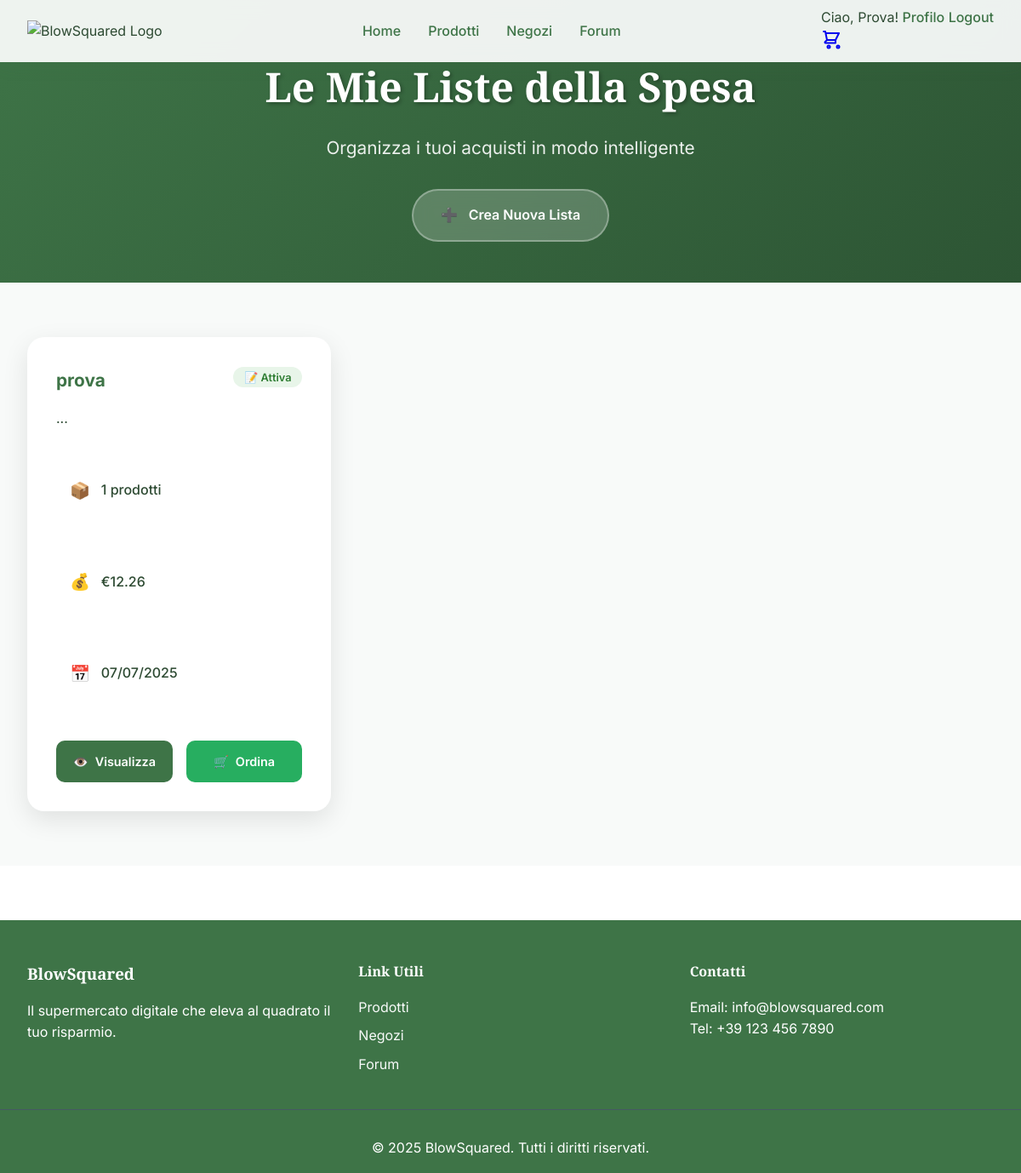
The page /utenti/liste-spesa/ (signed in) on the database its author committed.
### utenti/models.py (models this page shows, shortened)
class ListaSpesa(models.Model):
    nome = models.CharField(
        max_length=100,
        help_text="Nome della lista (es: 'Spesa settimanale', 'Cena romantica')"
    )
    utente = models.ForeignKey(
        User,
        on_delete=models.CASCADE,
        related_name='liste_spesa',
        help_text="Utente proprietario della lista"
    )
    descrizione = models.TextField(
        blank=True,
        null=True,
        help_text="Descrizione opzionale della lista"
    )
    data_creazione = models.DateTimeField(
        auto_now_add=True,
        help_text="Data di creazione della lista"
    )
    data_modifica = models.DateTimeField(
        auto_now=True,
        help_text="Data dell'ultima modifica"
    )
    completata = models.BooleanField(
        default=False,
        help_text="Indica se la lista è stata completata/acquistata"
    )
    condivisa = models.BooleanField(
        default=False,
        help_text="Indica se la lista può essere condivisa con altri utenti"
    )
    class Meta:
        verbose_name = "Lista della Spesa"
        verbose_name_plural = "Liste della Spesa"
        ordering = ['-data_modifica', '-data_creazione']
    @property
    def numero_prodotti(self):
        return self.elementi.count()
    @property
    def prezzo_stimato(self):
        totale = 0
        for elemento in self.elementi.all():
            prezzo_prodotto = elemento.prodotto.prezzo
            if elemento.prodotto.sconto > 0:
                prezzo_prodotto = prezzo_prodotto * (100 - elemento.prodotto.sconto) / 100
            totale += prezzo_prodotto * elemento.quantita
        return totale

class ElementoLista(models.Model):
    lista = models.ForeignKey(
        ListaSpesa,
        on_delete=models.CASCADE,
        related_name='elementi'
    )
    prodotto = models.ForeignKey('prodotti.Prodotto', on_delete=models.CASCADE)
    quantita = models.PositiveIntegerField(default=1)
    note = models.TextField(blank=True, null=True)
    priorita = models.IntegerField(default=0, choices=[
        (0, 'Normale'),
        (1, 'Alta'),
        (2, 'Urgente')
    ])
    data_aggiunta = models.DateTimeField(auto_now_add=True)
    class Meta:
        unique_together = ('lista', 'prodotto')
        verbose_name = 'Elemento Lista'
        verbose_name_plural = 'Elementi Lista'
        ordering = ['-priorita', 'data_aggiunta']

### prodotti/models.py (models this page shows, shortened)
class Prodotto(models.Model):
    CATEGORIE = [
        ('latticini', 'Latticini'),
        ('carne', 'Carne e Pesce'),
        ('fresco', 'Fresco (Pesce e Frutti di Mare)'),
        ('verdura', 'Verdura'),
        ('frutta', 'Frutta'),
        ('conserve', 'Conserve e Sottoli'),
        ('pasta', 'Pasta e Riso'),
        ('olio', 'Olio e Condimenti'),
        ('spezie', 'Spezie e Aromi'),
        ('proteine', 'Proteine Vegetali'),
        ('snack', 'Snack e Merende'),
        ('cereali', 'Cereali e Derivati'),
        ('bevande', 'Bevande'),
        ('dolci', 'Dolci e Snack'),
        ('surgelati', 'Surgelati'),
        ('altro', 'Altro'),
    ]
    nome = models.CharField(max_length=200)
    marca = models.CharField(max_length=100)
    categoria = models.CharField(max_length=50, choices=CATEGORIE)
    descrizione = models.TextField(blank=True)
    codice_a_barre = models.CharField(max_length=50, unique=True)
    peso = models.CharField(max_length=50)
    data_scadenza = models.DateField()
    foto = models.ImageField(upload_to='prodotti/', blank=True)
    valori_nutrizionali = models.JSONField(default=dict, blank=True)
    prezzo = models.DecimalField(max_digits=8, decimal_places=2)
    sconto = models.DecimalField(max_digits=5, decimal_places=2, default=0,
                                validators=[MinValueValidator(0), MaxValueValidator(70)])
    stock = models.PositiveIntegerField(default=0)
    ingredienti = models.TextField(blank=True)
    numero_recensioni = models.PositiveIntegerField(default=0)
    negozi = models.ManyToManyField(
        'negozi.Negozio',
        related_name='prodotti_disponibili',
        blank=True,
        help_text="Negozi dove questo prodotto è disponibile. Lascia vuoto per renderlo disponibile in tutti i negozi."
    )

### utenti/views.py (the view)
# urls.py: path('liste-spesa/', views.liste_spesa_view, name='liste_spesa'),
@login_required
def liste_spesa_view(request):
    from .models import ListaSpesa
    try:
        liste_spesa = ListaSpesa.objects.filter(utente=request.user).order_by('-data_modifica')
        context = {
            'liste_spesa': liste_spesa,
        }
        return render(request, 'utenti/liste_spesa.html', context)
    except Exception:
        messages.error(request, 'Sistema liste non ancora configurato. Esegui le migrazioni.')
        return redirect('utenti:profile')

### utenti/templates/utenti/liste_spesa.html (shortened to what this page needs)
{% extends 'base.html' %}
{% load static %}
{% block content %}
<section class="lists-header-section">
  <div class="lists-header-container">
    <h1 class="lists-title">Le Mie Liste della Spesa</h1>
    <p class="lists-subtitle">Organizza i tuoi acquisti in modo intelligente</p>
    <a href="{% url 'utenti:crea_lista' %}" class="btn-create-list">
      <span class="btn-icon">➕</span>
      Crea Nuova Lista
    </a>
  </div>
</section>
<section class="lists-content-section">
  <div class="lists-container">
    {% if liste_spesa %}
      <div class="lists-grid">
        {% for lista in liste_spesa %}
        <div class="list-card {% if lista.completata %}completed{% endif %}">
          <div class="list-header">
            <h3 class="list-name">{{ lista.nome }}</h3>
            <div class="list-status">
              {% if lista.completata %}
                <span class="status-badge completed">✅ Completata</span>
              {% else %}
                <span class="status-badge active">📝 Attiva</span>
              {% endif %}
            </div>
          </div>
          {% if lista.descrizione %}
          <p class="list-description">{{ lista.descrizione|truncatechars:100 }}</p>
          {% endif %}
          <div class="list-stats">
            <div class="stat-item">
              <span class="stat-icon">📦</span>
              <span class="stat-text">{{ lista.numero_prodotti }} prodotti</span>
            </div>
            <div class="stat-item">
              <span class="stat-icon">💰</span>
              <span class="stat-text">€{{ lista.prezzo_stimato|floatformat:2 }}</span>
            </div>
            <div class="stat-item">
              <span class="stat-icon">📅</span>
              <span class="stat-text">{{ lista.data_modifica|date:"d/m/Y" }}</span>
            </div>
          </div>
          <div class="list-actions">
            <a href="{% url 'utenti:dettaglio_lista' lista.id %}" class="btn-action primary">
              <span class="btn-icon">👁️</span>
              Visualizza
            </a>
            {% if not lista.completata %}
            <a href="{% url 'utenti:ordina_lista' lista.id %}" class="btn-action success">
              <span class="btn-icon">🛒</span>
              Ordina
            </a>
            {% endif %}
          </div>
        </div>
        {% endfor %}
      </div>
    {% endif %}
  </div>
</section>
{% endblock %}
{% block extra_css %}
<link rel="stylesheet" href="{% static 'css/liste-spesa.css' %}">
{% endblock %}

### BlowSquared/templates/includes/navbar.html (shortened to what this page needs)
{% load static %}
<nav class="navbar">
  <div class="nav-container">
    <div class="nav-logo">
      <img src="{% static 'img/logo.png' %}" alt="BlowSquared Logo" class="logo-img">
    </div>
    <div class="nav-menu">
      <a href="{% url 'home' %}" class="nav-link">Home</a>
      {% if user.is_authenticated and user.profilo.negozio_preferito %}
        <a href="{% url 'prodotti:list' %}" class="nav-link">Prodotti</a>
      {% else %}
        <a href="{% url 'negozi:seleziona_negozio' %}" class="nav-link" title="Seleziona prima un negozio">Prodotti</a>
      {% endif %}
      <a href="{% url 'negozi:seleziona_negozio' %}" class="nav-link">Negozi</a>
      {% if user.is_authenticated %}
        <a href="{% url 'forum:home' %}" class="nav-link">Forum</a>
      {% endif %}
    </div>
    <div class="nav-auth">
      {% if user.is_authenticated %}
        <div class="user-menu">
          <span class="user-greeting">Ciao, {{ user.username }}!</span>
          {% if user.dipendente %}
            <a href="{% url 'dipendenti:dashboard' %}" class="nav-link">Dashboard</a>
          {% elif user.dirigente %}
            <a href="{% url 'dirigenti:dashboard' %}" class="nav-link">Dashboard</a>
          {% else %}
            <a href="{% url 'utenti:profile' %}" class="nav-link">Profilo</a>
          {% endif %}
          <a href="{% url 'utenti:logout' %}" class="nav-link logout-link">Logout</a>
        </div>
      {% endif %}
      <div class="nav-cart">
        {% if user.is_authenticated %}
          <a href="{% url 'carrello:visualizza' %}" class="cart-link" title="Vai al carrello">
        {% else %}
          <a href="{% url 'utenti:signup' %}" class="cart-link" title="Registrati per usare il carrello">
        {% endif %}
          <div class="cart-icon-container">
          </div>
        </a>
      </div>
    </div>
  </div>
</nav>

### static/css/style.css (style rules this page uses)
:root { --primary-color: rgb(62, 116, 71); --secondary-color: rgb(222, 174, 82); --accent-color: rgb(45, 85, 52); --light-color: #f8faf9; --dark-color: #2d4a32; --font-primary: 'Playfair Display', serif; --font-secondary: 'Inter', sans-serif; }
* { margin: 0; padding: 0; box-sizing: border-box; }
body { font-family: var(--font-secondary); line-height: 1.6; color: var(--dark-color); }
.navbar { background: rgba(248, 250, 249, 0.95); backdrop-filter: blur(10px); box-shadow: 0 2px 20px rgba(62, 116, 71, 0.15); position: fixed; top: 0; width: 100%; z-index: 1000; padding: 0.5rem 0; transition: all 0.3s ease; }
.nav-container { max-width: 1200px; margin: 0 auto; display: flex; align-items: center; justify-content: space-between; padding: 0 2rem; }
.nav-logo .logo-img { height: 60px; width: auto; transition: all 0.3s ease; }
.nav-menu { display: flex; gap: 2rem; flex: 1; justify-content: center; }
.nav-link { text-decoration: none; color: var(--primary-color); font-weight: 500; transition: color 0.3s ease; position: relative; }
.nav-link::after { content: ''; position: absolute; bottom: -5px; left: 0; width: 0; height: 2px; background: var(--secondary-color); transition: width 0.3s ease; }

### static/css/home.css (style rules this page uses)
.stat-item { text-align: center; transition: transform 0.3s ease; padding: 2rem 1rem; }

### static/css/liste-spesa.css (style rules this page uses)
.lists-header-section { background: linear-gradient(135deg, var(--primary-color) 0%, var(--accent-color) 100%); color: white; padding: 4rem 0 3rem; text-align: center; }
.lists-header-container { max-width: 1400px; margin: 0 auto; padding: 0 2rem; }
.lists-title { font-family: var(--font-primary); font-size: 3rem; font-weight: 900; margin-bottom: 1rem; text-shadow: 2px 2px 4px rgba(0, 0, 0, 0.3); }
.lists-subtitle { font-size: 1.3rem; margin-bottom: 2rem; opacity: 0.9; }
.btn-create-list { background: rgba(255, 255, 255, 0.2); color: white; border: 2px solid rgba(255, 255, 255, 0.3); padding: 1rem 2rem; border-radius: 50px; font-weight: 600; text-decoration: none; display: inline-flex; align-items: center; gap: 0.8rem; transition: all 0.3s ease; backdrop-filter: blur(10px); }
.lists-content-section { padding: 4rem 0; background: var(--light-color); }
.lists-container { max-width: 1400px; margin: 0 auto; padding: 0 2rem; }
.lists-grid { display: grid; grid-template-columns: repeat(auto-fill, minmax(350px, 1fr)); gap: 2rem; }
.list-card { background: white; border-radius: 20px; padding: 2rem; box-shadow: 0 10px 30px rgba(0, 0, 0, 0.1); border: 2px solid transparent; transition: all 0.3s ease; }
.list-header { display: flex; justify-content: space-between; align-items: flex-start; margin-bottom: 1rem; }
.list-name { font-size: 1.3rem; font-weight: 700; color: var(--primary-color); margin: 0; }
.status-badge { padding: 0.3rem 0.8rem; border-radius: 15px; font-size: 0.8rem; font-weight: 600; }
.status-badge.active { background: #e8f5e9; color: #2e7d32; }
.list-description { color: var(--dark-color); margin-bottom: 1.5rem; line-height: 1.6; }
.list-stats { display: flex; flex-direction: column; gap: 0.8rem; margin-bottom: 2rem; }
.stat-item { display: flex; align-items: center; gap: 0.8rem; }
.stat-icon { font-size: 1.2rem; }
.stat-text { font-weight: 500; color: var(--dark-color); }
.list-actions { display: flex; gap: 1rem; }
.btn-action { flex: 1; padding: 0.8rem 1rem; border-radius: 10px; text-decoration: none; font-weight: 600; font-size: 0.9rem; text-align: center; display: flex; align-items: center; justify-content: center; gap: 0.5rem; transition: all 0.3s ease; }
.btn-action.primary { background: var(--primary-color); color: white; }
.btn-action.success { background: #27ae60; color: white; }

### rows shown on the page
ListaSpesa: nome "prova", completata "📝 Attiva", descrizione "...", numero_prodotti "1", prezzo_stimato "12.26", data_modifica "07/07/2025"

### other values the page prints
{{ user.username }} "Prova"
